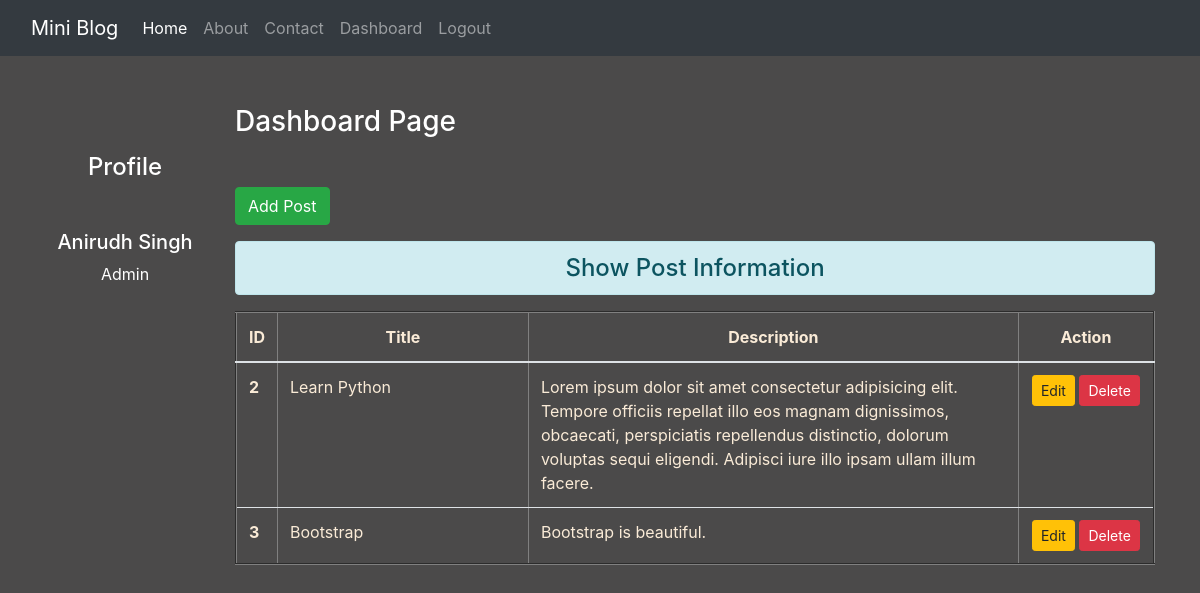
The page /dashboard/ (signed in) on the database its author committed.
### blog/models.py (models this page shows)
class Post(models.Model):
    title = models.CharField(max_length=150)
    title_description = models.TextField()

### blog/views.py (the view)
# urls.py: path('dashboard/',views.dashboard,name='dashboard'),
def dashboard(request):
    if request.user.is_authenticated:
        posts = Post.objects.all()
        user = request.user
        fullname = user.get_full_name()
        groups = user.groups.all()
        return render(request, 'blog/dashboard.html', {'posts': posts, 'full_name': fullname, 'group': groups})
    else:
        return HttpResponseRedirect('/login/')

### blog/templates/blog/dashboard.html (shortened to what this page needs)
{% extends 'blog/base.html' %}
{% load static %}
{% block side %}
<div class="col-sm-2 text-white my-5 text-center">
    <h4 class="my-5">Profile</h4>
    <h5>{{full_name}}</h5>
    {% for group in group %}
    <p>{{group.name}}</p>
    {% endfor %}
</div>
{% endblock side %}
{% block content %}
<div class="col-sm-10">
    <h3 class="text-white my-5">Dashboard Page</h3>
    <a href="{% url 'addpost' %}" class="btn btn-success">Add Post</a>
    <h4 class="text-center alert alert-info mt-3">Show Post Information</h4>
    {% if posts %}
    <table class="table table-hover" border="2">
        <thead>
            <tr class="text-center">
                <th scope="col" style="width:2%">ID</th>
                <th scope="col" style="width:28%">Title</th>
                <th scope="col" style="width:55%">Description</th>
                <th scope="col" style="width:15%">Action</th>
            </tr>
        </thead>
        <tbody>
            {% for post in posts %}
            <tr>
                <th scope="row">{{post.id}}</th>
                <td>{{post.title}}</td>
                <td>{{post.title_description}}</td>
                <td class="text-center">
                    <a href="{% url 'update' post.id %}" class="btn btn-warning btn-sm">Edit</a>
                    {% if perms.blog.delete_post %}
                    <form action="{% url 'delete' post.id %}" method="post" class="d-inline"> {% csrf_token %}
                        <input type="submit" class="btn btn-danger btn-sm" value="Delete">
                    </form>
                    {% endif %}
                </td>
            </tr>
            {% endfor %}
        </tbody>
    </table>
    {% else %}
    <h4 class="text-center alert alert-warning">No Records</h4>
    {% endif %}
</div>
{% endblock content %}

### blog/templates/blog/base.html (shortened to what this page needs)
<!DOCTYPE html>
{% load static %}
<html lang="en">
    <head>
        <link rel="stylesheet" href="{% static 'blog/css/bootstrap.css' %}">
        <link rel="stylesheet" href="{% static 'blog/css/style.css' %}">
    </head>
    <body>
        <div class="container-fluid bg-dark">
            {% include 'blog/navabr.html' %}
        </div>
        <div class="container">
            <div class="row">
                <div class="col-sm-12">
                </div>
            </div>
            <div class="row">
                {% block side %}
                {% endblock side %}
                {% block content %}
                {% endblock content %}
            </div>
        </div>
    </body>
</html>

### blog/templates/blog/navabr.html (shortened to what this page needs)
<nav class="navbar navbar-expand-lg navbar-dark bg-dark">
    <a class="navbar-brand" href="/">Mini Blog</a>
    <div class="collapse navbar-collapse" id="navbarNav">
        <ul class="navbar-nav">
            <li class="nav-item active">
                <a class="nav-link" href="/">Home <span class="sr-only">(current)</span></a>
            </li>
            <li class="nav-item">
                <a class="nav-link" href="{% url 'about' %}">About</a>
            </li>
            <li class="nav-item">
                <a class="nav-link" href="{% url 'contact' %}">Contact</a>
            </li>
            {% if request.user.is_authenticated %}
            <li class="nav-item">
                <a class="nav-link" href="{% url 'dashboard' %}">Dashboard</a>
            </li>
            <li class="nav-item">
                <a class="nav-link" href="{% url 'logout' %}">Logout</a>
            </li>
            {% endif %}
        </ul>
    </div>
</nav>

### blog/static/blog/css/style.css (style rules this page uses)
body { background-color: rgb(75, 74, 74); color: antiquewhite; }

### rows shown on the page
Post: id "2", title "Learn Python", title_description "Lorem ipsum dolor sit amet consectetur adipisicing elit. Tempore officiis repellat illo eos magnam dignissimos, obcaecati, perspiciatis repellendus distinctio, dolorum voluptas sequi eligendi. Adipisci iure illo ipsam ullam illum facere."
Post: id "3", title "Bootstrap", title_description "Bootstrap is beautiful."

### other values the page prints
{{ full_name }} "Anirudh Singh"
{{ group.name }} "Admin"
